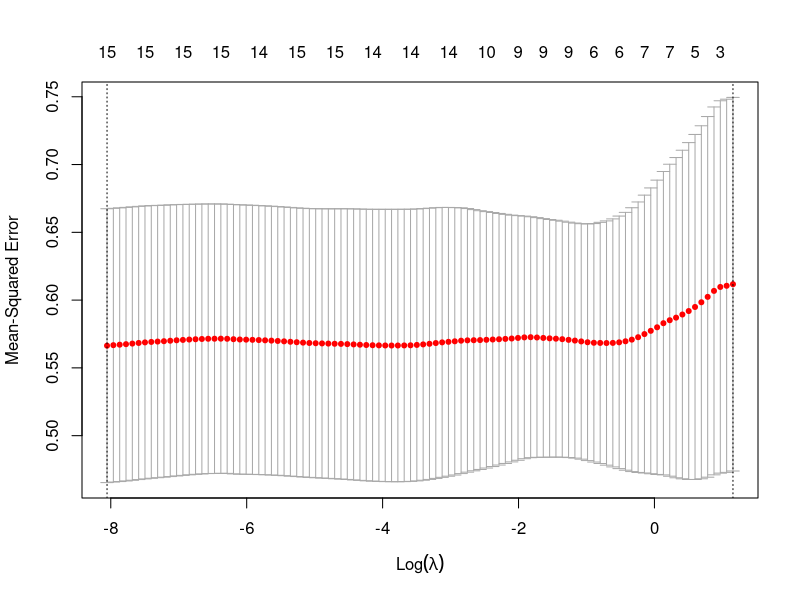
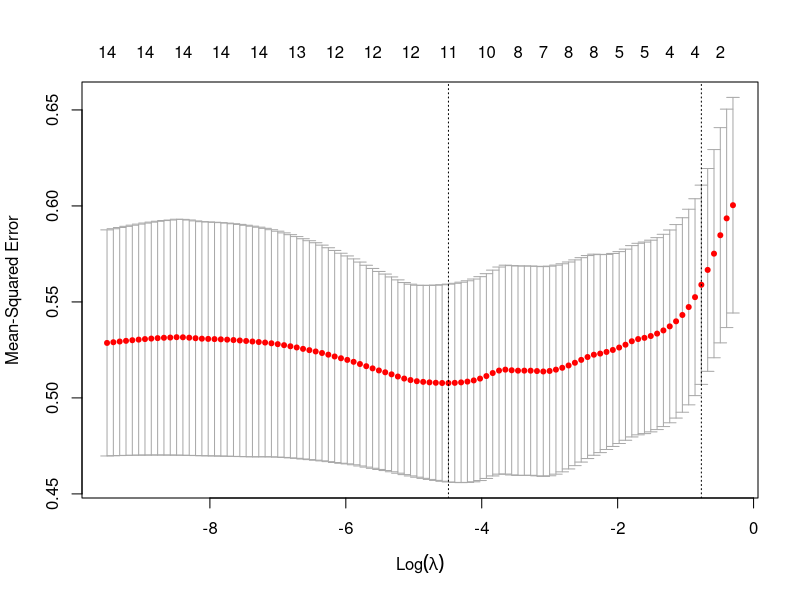

Recreate these plots in R, in order.
library(glmnet)

setwd(dir = "~/Desktop/bitcoin-paper/Comunity-Structure-Extremely-Speculative-Asset-Dynamics/")
setwd(dir = "data/")
#data = read.csv(file = "joined_with_fallback.csv", header = TRUE, sep = ",")
data = read.csv(file = "joined_with_fallback_d200.csv", header = TRUE, sep = ",")
#data = read.csv(file = "joined_with_fallback_d100.csv", header = TRUE, sep = ",")
data$network_date = as.character(data$network_date, format = "%Y-%m-%d")
data$earliest_trade_date = as.character(data$earliest_trade_date, format = "%Y-%m-%d")
data$log_severity_to_average_after_max_volume_weighted = log(data$severity_to_average_after_max_volume_weighted)

data_size = nrow(data)
# 70% train
train_size = floor(0.70 * data_size)
# reporoducible partition?
set.seed(19870209)
train_indices = sample(seq(data_size), size = train_size)

train_data = data[train_indices, ]
test_data = data[-train_indices, ]

all_independent_vars =  c("user1_num_mentions",
                          "user1_num_posts",
                          "user1_num_subjects",
                          "user1_days_since_first_post",
                          "user1_degree_total",
                          "user1_degree_incoming",
                          "user1_degree_outgoing",
                          "user1_clustering_coefficient",
                          "user1_closeness_centrality_unweighted",
                          "user1_closeness_centrality_weighted",
                          #"user1_closeness_centrality_incoming_unweighted",
                          #"user1_closeness_centrality_outgoing_unweighted",
                          #"user1_closeness_centrality_incoming_weighted",
                          #"user1_closeness_centrality_outgoing_weighted",
                          "user1_betweenness_centrality_weighted",
                          #"user1_satoshi_distance",
                          "user1_satoshi_pagerank_unweighted",
                          "user1_satoshi_pagerank_weighted",
                          "user1_pagerank_unweighted",
                          "user1_pagerank_weighted",
                          "nontrivial")
dependent_var = "log_severity_to_average_after_max_volume_weighted"

x = data.matrix(train_data[,all_independent_vars])
y = train_data[,dependent_var]

cvfit = cv.glmnet(x, y, nfolds=5, type.measure="mse", standardize=T, alpha=0.1)
plot(cvfit)
cvfit$lambda.min
coef(cvfit, s="lambda.min")
cvfit$lambda.1se
coef(cvfit, s="lambda.1se")

# function to perform cross validation on both alpha and lambda parameters of GLM
# returns best alpha and lambda plus other info on the best model
cross_validate_alphas = function(x, y, alphas) {
  #step 1: do all crossvalidations for each alpha
  cvfits = lapply(alphas, function(cur_alpha){
    cvfit = cv.glmnet(x, y, nfolds=5, type.measure="mse", standardize=T, alpha=cur_alpha)
  })
  #step 2: collect the optimum lambda for each alpha
  optimum_per_alpha = sapply(seq_along(alphas), function(cur_i){
    cur_cvfit = cvfits[[cur_i]]
    cur_alpha = alphas[cur_i]
    min_index = match(cur_cvfit$lambda.min, cur_cvfit$lambda)
    c(lambda=cur_cvfit$lambda[min_index], alpha=cur_alpha,
      non_zero_coefs = cur_cvfit$nzero[[min_index]],
      cv_low=cur_cvfit$cvlo[min_index], 
      cv=cur_cvfit$cvm[min_index], 
      cv_up=cur_cvfit$cvup[min_index])
  })
  
  #step 3: find the overall optimum
  optimum_index = which.min(optimum_per_alpha["cv",])
  optimum_per_alpha
  optimum_index
  (c(lambda=optimum_per_alpha[["lambda", optimum_index]],
           alpha=optimum_per_alpha[["alpha",optimum_index]],
           non_zero_coefs=optimum_per_alpha[["non_zero_coefs",optimum_index]],
           cv_low=optimum_per_alpha[["cv_low",optimum_index]],
           cv=optimum_per_alpha[["cv",optimum_index]],
           cv_up=optimum_per_alpha[["cv_up",optimum_index]]))
}
# find the best model config
best_model = cross_validate_alphas(x, y, alphas = seq(0,1,by=0.01))
best_model
best_alpha = best_model[2]
# get nonzero coefficients on best alpha 
cvfit = cv.glmnet(x, y, nfolds=5, type.measure="mse", standardize=T, alpha=best_alpha)
plot(cvfit)
cvfit$lambda.min
coef(cvfit, s="lambda.min")
